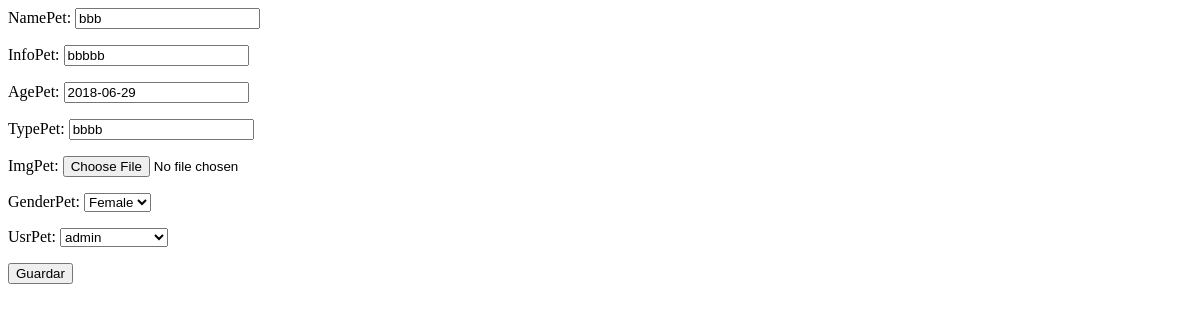
/mascotas/2/edit/, run on an earlier commit of the app's database.
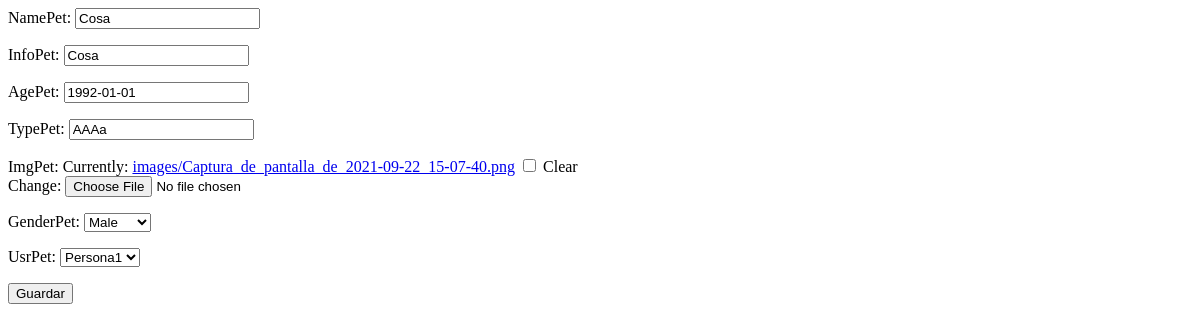
And on a later commit of the database.
### ILMP_app/models.py (models this page shows, shortened)
class Mascotas(models.Model):
    namePet = models.CharField(max_length=200)
    infoPet = models.CharField(max_length=200)
    agePet = models.DateField(blank=True, null=True)
    typePet = models.CharField(max_length=200)
    imgPet = models.ImageField(null=True, blank=True, upload_to="images/")
    genderPet = models.CharField(max_length=1, choices=GENDER_CHOICES, blank=True)
    usrPet = models.ForeignKey("User", on_delete=models.CASCADE, null=True)

### ILMP_app/views.py (the view)
# urls.py: path('mascotas/<int:pk>/edit/', MascotasUpdateView.as_view(), name='mascotas-update'),
class MascotasUpdateView(UpdateView):
    model = Mascotas
    fields = ['namePet', 'infoPet', 'agePet', 'typePet', 'imgPet', 'genderPet', 'usrPet']
    template_name_sufix = '_update_form'

### ILMP_app/templates/ILMP_app/mascotas_form.html
<form enctype="multipart/form-data" method="post">{% csrf_token %}
    {{ form.as_p }}
    <input type="submit" value="Guardar">
</form>

What changed in the data, as far as the page shows it:
changed Mascotas: namePet "bbb" → "Cosa"; infoPet "bbbbb" → "Cosa"; agePet "2018-06-29" → "1992-01-01"; typePet "bbbb" → "AAAa"; genderPet "Female" → "Male"; usrPet "admin" → "Persona1"
Also different on the page:
form field as_p: (not shown) → "☐"
text no longer shown: "NamePet: InfoPet: AgePet: TypePet: ImgPet: GenderPet: UsrPet:"
text now shown: "NamePet: InfoPet: AgePet: TypePet: ImgPet: Currently: images/Captura_de_pantalla_de_2021-09-22_15-07-40.png Clear Change: GenderPet: UsrPet:"
